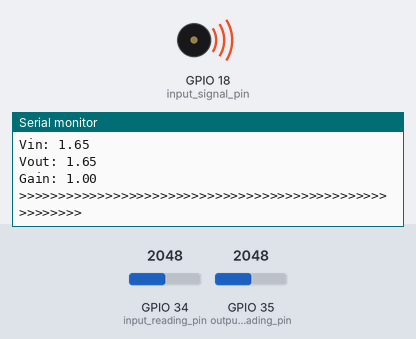
Simulated run of this sketch. Board: ESP32. Shown: buzzer (waves = sounding), the last lines printed to the serial monitor. The test bench sets the inputs (shaded band); at power-on: GPIO 34 (input_reading_pin) = 2048, GPIO 35 (output_reading_pin) = 2048.

Above: at 1.2 s.
1.3 s: GPIO 34 (input_reading_pin) set to 0
At 1.61 s:
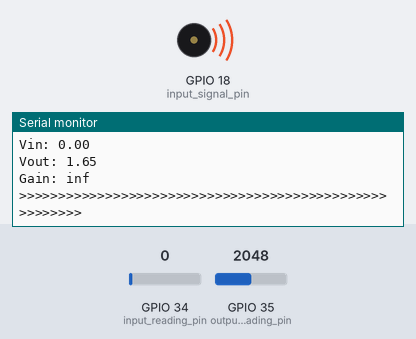
3.1 s: GPIO 35 (output_reading_pin) set to 0
At 3.27 s:
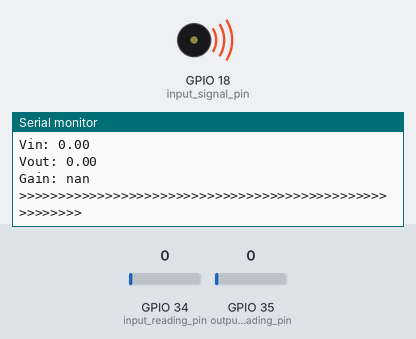

Measured:
- after the input at 1.3 s, the serial monitor: prints a new line after 0.15 s (image 1)
- after the input at 3.1 s, the serial monitor: prints a new line at once (image 2)

The sketch:

op_amp_debugging_esp32wr38.ino
```cpp
const int input_signal_pin = 18;
const int input_reading_pin = 34;
const int output_reading_pin = 35;


void setup()
{
  pinMode(input_signal_pin  , OUTPUT);
  pinMode(input_reading_pin , INPUT );
  pinMode(output_reading_pin, INPUT) ;
  Serial.begin(115200);
}


void op_amp_testing()
{
  tone(input_signal_pin, 1000);
  float vin = 3.3*(analogRead(input_reading_pin))/4095.0;
  float vout = 3.3*(analogRead(output_reading_pin))/4095.0;
  float gain = vout/vin;

  Serial.println("<<<<<<<<<<<<<<<<<<<<<<<<<<<<<<<<<<<<<<<<<<<<<<<<<<<<<<<");
  Serial.print("Vin: ");Serial.println(vin);
  Serial.print("Vout: ");Serial.println(vout);
  Serial.print("Gain: ");Serial.println(gain);
  Serial.println(">>>>>>>>>>>>>>>>>>>>>>>>>>>>>>>>>>>>>>>>>>>>>>>>>>>>>>>");

}

void loop()
{
  op_amp_testing();
  delay(200);
}
```
